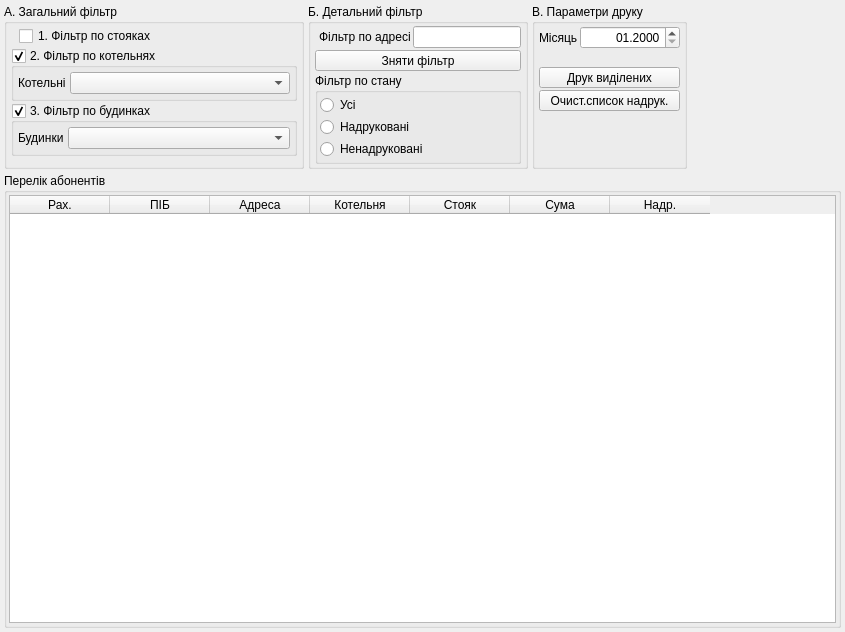
<?xml version="1.0" encoding="UTF-8"?>
<ui version="4.0">
 <class>tke_form_printCustomKvyt</class>
 <widget class="QWidget" name="tke_form_printCustomKvyt">
  <property name="geometry">
   <rect>
    <x>0</x>
    <y>0</y>
    <width>845</width>
    <height>632</height>
   </rect>
  </property>
  <property name="windowTitle">
   <string>Друк квитанцій (вибірковий)</string>
  </property>
  <layout class="QVBoxLayout" name="verticalLayout_6">
   <property name="spacing">
    <number>4</number>
   </property>
   <property name="margin">
    <number>4</number>
   </property>
   <item>
    <layout class="QHBoxLayout" name="horizontalLayout_3">
     <property name="sizeConstraint">
      <enum>QLayout::SetFixedSize</enum>
     </property>
     <item>
      <widget class="QGroupBox" name="groupBox_mainFilter">
       <property name="minimumSize">
        <size>
         <width>300</width>
         <height>0</height>
        </size>
       </property>
       <property name="title">
        <string>А. Загальний фільтр</string>
       </property>
       <layout class="QVBoxLayout" name="verticalLayout_2">
        <property name="spacing">
         <number>2</number>
        </property>
        <property name="leftMargin">
         <number>4</number>
        </property>
        <property name="topMargin">
         <number>2</number>
        </property>
        <property name="rightMargin">
         <number>4</number>
        </property>
        <property name="bottomMargin">
         <number>2</number>
        </property>
        <item>
         <layout class="QHBoxLayout" name="horizontalLayout_8">
          <property name="spacing">
           <number>0</number>
          </property>
          <property name="leftMargin">
           <number>8</number>
          </property>
          <item>
           <widget class="QCheckBox" name="checkBox_stoyakFilter">
            <property name="text">
             <string>1. Фільтр по стояках</string>
            </property>
           </widget>
          </item>
          <item>
           <spacer name="horizontalSpacer_3">
            <property name="orientation">
             <enum>Qt::Horizontal</enum>
            </property>
            <property name="sizeHint" stdset="0">
             <size>
              <width>40</width>
              <height>20</height>
             </size>
            </property>
           </spacer>
          </item>
         </layout>
        </item>
        <item>
         <widget class="QGroupBox" name="groupBox_kotelniFilter">
          <property name="sizePolicy">
           <sizepolicy hsizetype="Preferred" vsizetype="Fixed">
            <horstretch>0</horstretch>
            <verstretch>0</verstretch>
           </sizepolicy>
          </property>
          <property name="title">
           <string>2. Фільтр по котельнях</string>
          </property>
          <property name="checkable">
           <bool>true</bool>
          </property>
          <layout class="QHBoxLayout" name="horizontalLayout_6">
           <property name="spacing">
            <number>4</number>
           </property>
           <property name="margin">
            <number>4</number>
           </property>
           <item>
            <widget class="QLabel" name="label_kotelni">
             <property name="sizePolicy">
              <sizepolicy hsizetype="Maximum" vsizetype="Maximum">
               <horstretch>0</horstretch>
               <verstretch>0</verstretch>
              </sizepolicy>
             </property>
             <property name="text">
              <string>Котельні</string>
             </property>
            </widget>
           </item>
           <item>
            <widget class="QComboBox" name="comboBox_kotelniFilter"/>
           </item>
          </layout>
         </widget>
        </item>
        <item>
         <widget class="QGroupBox" name="groupBox_filterBudynkiv">
          <property name="sizePolicy">
           <sizepolicy hsizetype="Preferred" vsizetype="Fixed">
            <horstretch>0</horstretch>
            <verstretch>0</verstretch>
           </sizepolicy>
          </property>
          <property name="title">
           <string>3. Фільтр по будинках</string>
          </property>
          <property name="checkable">
           <bool>true</bool>
          </property>
          <layout class="QHBoxLayout" name="horizontalLayout_7">
           <property name="spacing">
            <number>4</number>
           </property>
           <property name="margin">
            <number>4</number>
           </property>
           <item>
            <widget class="QLabel" name="label_budynky">
             <property name="sizePolicy">
              <sizepolicy hsizetype="Maximum" vsizetype="Maximum">
               <horstretch>0</horstretch>
               <verstretch>0</verstretch>
              </sizepolicy>
             </property>
             <property name="text">
              <string>Будинки</string>
             </property>
            </widget>
           </item>
           <item>
            <widget class="QComboBox" name="comboBox_budynkyFilter"/>
           </item>
          </layout>
         </widget>
        </item>
        <item>
         <spacer name="verticalSpacer_2">
          <property name="orientation">
           <enum>Qt::Vertical</enum>
          </property>
          <property name="sizeHint" stdset="0">
           <size>
            <width>20</width>
            <height>0</height>
           </size>
          </property>
         </spacer>
        </item>
       </layout>
      </widget>
     </item>
     <item>
      <widget class="QGroupBox" name="groupBox">
       <property name="title">
        <string>Б. Детальний фільтр</string>
       </property>
       <layout class="QVBoxLayout" name="verticalLayout">
        <property name="spacing">
         <number>2</number>
        </property>
        <property name="leftMargin">
         <number>4</number>
        </property>
        <property name="topMargin">
         <number>2</number>
        </property>
        <property name="rightMargin">
         <number>4</number>
        </property>
        <property name="bottomMargin">
         <number>2</number>
        </property>
        <item>
         <layout class="QHBoxLayout" name="horizontalLayout_2">
          <property name="spacing">
           <number>2</number>
          </property>
          <property name="leftMargin">
           <number>4</number>
          </property>
          <item>
           <widget class="QLabel" name="label_adrFilter">
            <property name="text">
             <string>Фільтр по адресі</string>
            </property>
           </widget>
          </item>
          <item>
           <widget class="QLineEdit" name="lineEdit_adrFilter"/>
          </item>
         </layout>
        </item>
        <item>
         <widget class="QToolButton" name="toolButton_clearFilter">
          <property name="sizePolicy">
           <sizepolicy hsizetype="Expanding" vsizetype="Fixed">
            <horstretch>0</horstretch>
            <verstretch>0</verstretch>
           </sizepolicy>
          </property>
          <property name="text">
           <string>Зняти фільтр</string>
          </property>
          <property name="icon">
           <iconset>
            <normaloff>:/function_icon_set/function_icon_set/paper_48.png</normaloff>:/function_icon_set/function_icon_set/paper_48.png</iconset>
          </property>
          <property name="toolButtonStyle">
           <enum>Qt::ToolButtonTextBesideIcon</enum>
          </property>
         </widget>
        </item>
        <item>
         <widget class="QGroupBox" name="groupBox_stanFilter">
          <property name="title">
           <string>Фільтр по стану</string>
          </property>
          <layout class="QVBoxLayout" name="verticalLayout_3">
           <property name="spacing">
            <number>2</number>
           </property>
           <property name="margin">
            <number>2</number>
           </property>
           <item>
            <widget class="QRadioButton" name="radioButton_stanFilterAll">
             <property name="text">
              <string>Усі</string>
             </property>
            </widget>
           </item>
           <item>
            <widget class="QRadioButton" name="radioButton_stanFilterPrinted">
             <property name="text">
              <string>Надруковані</string>
             </property>
            </widget>
           </item>
           <item>
            <widget class="QRadioButton" name="radioButton_stanFilterNotPrinted">
             <property name="text">
              <string>Ненадруковані</string>
             </property>
            </widget>
           </item>
          </layout>
         </widget>
        </item>
        <item>
         <spacer name="verticalSpacer_3">
          <property name="orientation">
           <enum>Qt::Vertical</enum>
          </property>
          <property name="sizeHint" stdset="0">
           <size>
            <width>20</width>
            <height>0</height>
           </size>
          </property>
         </spacer>
        </item>
       </layout>
      </widget>
     </item>
     <item>
      <widget class="QGroupBox" name="groupBox_printOptions">
       <property name="sizePolicy">
        <sizepolicy hsizetype="Preferred" vsizetype="Preferred">
         <horstretch>0</horstretch>
         <verstretch>0</verstretch>
        </sizepolicy>
       </property>
       <property name="title">
        <string>В. Параметри друку</string>
       </property>
       <layout class="QVBoxLayout" name="verticalLayout_4">
        <property name="spacing">
         <number>2</number>
        </property>
        <property name="leftMargin">
         <number>4</number>
        </property>
        <property name="topMargin">
         <number>2</number>
        </property>
        <property name="rightMargin">
         <number>4</number>
        </property>
        <property name="bottomMargin">
         <number>2</number>
        </property>
        <item>
         <layout class="QHBoxLayout" name="horizontalLayout">
          <property name="spacing">
           <number>2</number>
          </property>
          <property name="sizeConstraint">
           <enum>QLayout::SetFixedSize</enum>
          </property>
          <item>
           <widget class="QLabel" name="label_cDate">
            <property name="sizePolicy">
             <sizepolicy hsizetype="Fixed" vsizetype="Preferred">
              <horstretch>0</horstretch>
              <verstretch>0</verstretch>
             </sizepolicy>
            </property>
            <property name="text">
             <string>Місяць</string>
            </property>
           </widget>
          </item>
          <item>
           <widget class="QDateEdit" name="dateEdit_cDate">
            <property name="alignment">
             <set>Qt::AlignRight|Qt::AlignTrailing|Qt::AlignVCenter</set>
            </property>
            <property name="displayFormat">
             <string>MM.yyyy</string>
            </property>
           </widget>
          </item>
         </layout>
        </item>
        <item>
         <widget class="QLabel" name="label_selectedRowsCount"/>
        </item>
        <item>
         <widget class="QToolButton" name="toolButton_print">
          <property name="sizePolicy">
           <sizepolicy hsizetype="Preferred" vsizetype="Fixed">
            <horstretch>0</horstretch>
            <verstretch>0</verstretch>
           </sizepolicy>
          </property>
          <property name="text">
           <string>Друк виділених</string>
          </property>
          <property name="icon">
           <iconset resource="tke/tke_rc">
            <normaloff>:/pictures/pictures/printer.png</normaloff>:/pictures/pictures/printer.png</iconset>
          </property>
          <property name="toolButtonStyle">
           <enum>Qt::ToolButtonTextBesideIcon</enum>
          </property>
         </widget>
        </item>
        <item>
         <widget class="QToolButton" name="toolButton_clearPrintedStates">
          <property name="sizePolicy">
           <sizepolicy hsizetype="Expanding" vsizetype="Fixed">
            <horstretch>0</horstretch>
            <verstretch>0</verstretch>
           </sizepolicy>
          </property>
          <property name="text">
           <string>Очист.список надрук.</string>
          </property>
          <property name="icon">
           <iconset>
            <normaloff>:/function_icon_set/function_icon_set/refresh_48.png</normaloff>:/function_icon_set/function_icon_set/refresh_48.png</iconset>
          </property>
          <property name="toolButtonStyle">
           <enum>Qt::ToolButtonTextBesideIcon</enum>
          </property>
         </widget>
        </item>
        <item>
         <spacer name="verticalSpacer">
          <property name="orientation">
           <enum>Qt::Vertical</enum>
          </property>
          <property name="sizeType">
           <enum>QSizePolicy::Expanding</enum>
          </property>
          <property name="sizeHint" stdset="0">
           <size>
            <width>20</width>
            <height>0</height>
           </size>
          </property>
         </spacer>
        </item>
       </layout>
      </widget>
     </item>
     <item>
      <spacer name="horizontalSpacer">
       <property name="orientation">
        <enum>Qt::Horizontal</enum>
       </property>
       <property name="sizeHint" stdset="0">
        <size>
         <width>40</width>
         <height>20</height>
        </size>
       </property>
      </spacer>
     </item>
    </layout>
   </item>
   <item>
    <widget class="QGroupBox" name="groupBox_pryvatniBudynky">
     <property name="sizePolicy">
      <sizepolicy hsizetype="Preferred" vsizetype="MinimumExpanding">
       <horstretch>0</horstretch>
       <verstretch>10</verstretch>
      </sizepolicy>
     </property>
     <property name="title">
      <string>Перелік абонентів</string>
     </property>
     <layout class="QVBoxLayout" name="verticalLayout_5">
      <property name="spacing">
       <number>2</number>
      </property>
      <property name="margin">
       <number>2</number>
      </property>
      <item>
       <widget class="QTableWidget" name="tableWidget_abonenty">
        <property name="editTriggers">
         <set>QAbstractItemView::NoEditTriggers</set>
        </property>
        <property name="selectionBehavior">
         <enum>QAbstractItemView::SelectRows</enum>
        </property>
        <column>
         <property name="text">
          <string>Рах.</string>
         </property>
        </column>
        <column>
         <property name="text">
          <string>ПІБ</string>
         </property>
        </column>
        <column>
         <property name="text">
          <string>Адреса</string>
         </property>
        </column>
        <column>
         <property name="text">
          <string>Котельня</string>
         </property>
        </column>
        <column>
         <property name="text">
          <string>Стояк</string>
         </property>
        </column>
        <column>
         <property name="text">
          <string>Сума</string>
         </property>
        </column>
        <column>
         <property name="text">
          <string>Надр.</string>
         </property>
        </column>
       </widget>
      </item>
     </layout>
    </widget>
   </item>
  </layout>
  <action name="action_setSelectedAsPrinted">
   <property name="text">
    <string>Позначити Надрукованими</string>
   </property>
   <property name="toolTip">
    <string>Позначити Надрукованими</string>
   </property>
  </action>
  <action name="action_setSelectedAsNotPrinted">
   <property name="text">
    <string>Позначити Ненадрукованими</string>
   </property>
   <property name="toolTip">
    <string>Позначити Ненадрукованими</string>
   </property>
  </action>
  <action name="action_printSelectedKvyt">
   <property name="text">
    <string>Друк виділених</string>
   </property>
   <property name="toolTip">
    <string>Друк квитанцій для виділених абонентів</string>
   </property>
  </action>
 </widget>
 <resources>
  <include location="tke/tke_rc"/>
 </resources>
 <connections/>
</ui>
